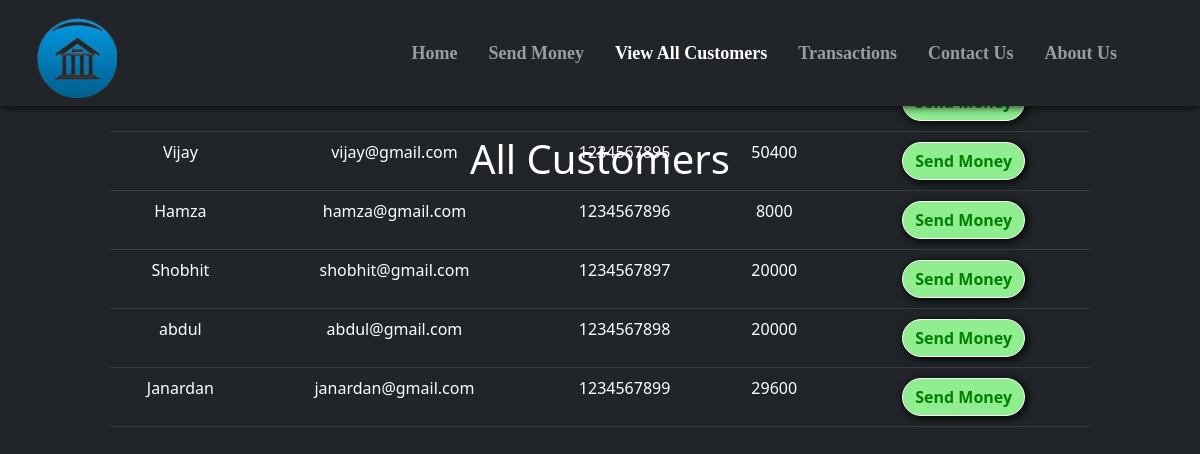
/all_cust.php, run on the app's committed database.
### tables this page shows
CREATE TABLE `users` (
  `Sr.` int(10) NOT NULL,
  `Name` varchar(50) NOT NULL,
  `Email` varchar(50) NOT NULL,
  `Accno` varchar(20) NOT NULL,
  `blc` bigint(20) NOT NULL
);

### all_cust.php (the view, shortened to what this page needs)
<!doctype html>
<html lang="en">
<head>
    <link href="https://cdn.jsdelivr.net/npm/bootstrap@5.0.2/dist/css/bootstrap.min.css" rel="stylesheet"
>
    <link rel="stylesheet" href="https://cdnjs.cloudflare.com/ajax/libs/font-awesome/5.15.3/css/all.min.css"
 />
</head>
<body style="background-color:#212529;">
    <?php include 'spin.php'; ?>
    <nav class="navbar navbar-expand-lg navbar-dark bg-dark fixed fixed-top"
        style="font-family:candara; font-size:18px; box-shadow: 0px 0px 10px 0px black;">
        <div class="container-fluid">
            <a href="index.php"><img src="statics\download-removebg.png" alt=""
                    style="height: 80px; margin-left:25px; margin-top:10px;"></a>
        </div>
        <div class="collapse navbar-collapse" id="navbarSupportedContent">
            <b>
                <ul class="navbar-nav ">
                    <li class="nav-item nav-links" style="margin-left:15px;">
                        <a class="nav-link text-nowrap" aria-current="page" href="index.php">Home</a>
                    </li>
                    <li class="nav-item" style="margin-left:15px; ">
                        <a class="nav-link text-nowrap" href="send_money.php">Send Money</a>
                    </li>
                    <li class="nav-item" style="margin-left:15px;">
                        <a class="nav-link text-nowrap active" href="all_cust.php">View All Customers</a>
                    </li>
                    <li class="nav-item" style="margin-left:15px;">
                        <a class="nav-link text-nowrap" href="transactions.php">Transactions</a>
                    </li>
                    <li class="nav-item" style="margin-left:15px;">
                        <a class="nav-link text-nowrap" href="contact_us.php">Contact Us</a>
                    </li>
                    <li class="nav-item" style="margin-left:15px; margin-right:75px;">
                        <a class="nav-link text-nowrap" href="about_us.php">About Us</a>
                    </li>
                </ul>
            </b>
        </div>
    </nav>
    <center>
        <div class="container" style="margin-top: 10%; padding:10px 80px 10px 80px; ">
            <div
                style="width:80%; background-color:rgba(0,0,0,.5); padding:5px 5px 5px 5px; border-radius:30px; box-shadow: 2px 2px 10px gray;">
                <h1 style=" color:white;">All Customers</h1>
            </div>
            <?php
    $conn = mysqli_connect($servername, $username, $password, $database);
    if(!$conn){
        die("Connection not established: ".mysqli_connect_error());
    }else{
        $sql = "SELECT * FROM `users`";
?>
            <table class="table table-dark" style="margin-top: -400px;">
                <?php
echo "<tbody>";
        $result = mysqli_query($conn, $sql);
        while($row = mysqli_fetch_assoc($result)){
        echo '<tr>';
          echo '<td>'.$row['Name'].'</td>';
          echo '<td>'.$row['Email'].'</td>';
          echo '<td>'.$row['Accno'].'</td>';
          echo '<td>'.$row['blc'].'</td>';
          echo '<td style="padding:10px 10px 10px 10px">
              <a href="send_money.php?reads='.$row['accno'].'"
              <button type="button" class="btn mybtn btn-outline-light">Send Money</button>
              </a>
              </td>
            </tr>';
    }
    }
    echo "</tbody> </table>";
?>
        </div>
    </center>
</body>
</html>

### spin.php (shortened to what this page needs)
<html>
<head>
<link rel="stylesheet" href="https://cdnjs.cloudflare.com/ajax/libs/font-awesome/5.15.3/css/all.min.css" />
</head>
<body>
    </body>
</html>

### all_cust.php (style rules this page uses)
th, td { text-align: center; }
.mybtn { box-shadow: 2px 2px 10px black; border-radius: 30px; font-weight: bold; background-color: lightgreen; color: green; }

### data on the page
users: Name "Vijay", Email "vijay@gmail.com", Accno "1234567895", blc "50400"
users: Name "Hamza", Email "hamza@gmail.com", Accno "1234567896", blc "8000"
users: Name "Shobhit", Email "shobhit@gmail.com", Accno "1234567897", blc "20000"
users: Name "abdul", Email "abdul@gmail.com", Accno "1234567898", blc "20000"
users: Name "Janardan", Email "janardan@gmail.com", Accno "1234567899", blc "29600"
